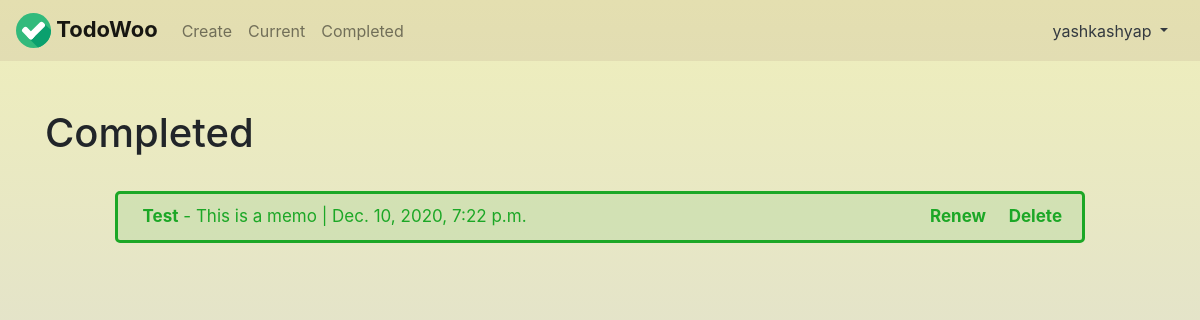
The app's page /completed/ (signed in) with its own data.
### todo/models.py (models this page shows, shortened)
class Todo(models.Model):
    title = models.CharField(max_length=100)
    memo = models.TextField(blank=True)
    created = models.DateTimeField(auto_now_add=True)
    datecompleted = models.DateTimeField(null=True, blank=True)
    important = models.BooleanField(default=False)
    user = models.ForeignKey(User, on_delete=models.CASCADE)

### todo/views.py (the view)
# urls.py: path('completed/', views.completedtodos, name='completedtodos'),
@login_required
def completedtodos(request):
    todos = Todo.objects.filter(user=request.user, datecompleted__isnull=False).order_by('-datecompleted')
    return render(request, 'todo/completedtodos.html', {'todos':todos, 'title':'TodoWoo', 'length':todos.__len__()})

### todo/templates/todo/completedtodos.html (shortened to what this page needs)
{% extends 'todo/base.html' %}
{% block content %}
<div class="container">
  <h1 class="todoheadings">Completed</h1>
  <div class="todocontainer">
    {% if length == 0 %}
      <br><br>
      <p class="home_paragraph">You haven't completed any todos yet.</p>
      <a href="{% url 'currenttodos' %}"><button class="btn btn-md btn-success" type="button" name="button">Current todos</button></a>
    {% else %}
      {% for todo in todos %}
      <div class='completedtodo row'>
        <div class="col">
          <b>{{ todo.title }}</b> {% if todo.memo != '' %}- {{ todo.memo|truncatechars:50 }} {% endif %} | {{ todo.datecompleted }}
        </div>
        <div class="col-1">
          <form class="" action="{% url 'renewtodo' todo.id %}" method="post">
            <input style="font-weight:bold;  padding: 0px;" class="deletebutton" type="submit" value="Renew" %}"></input>
          </form>
        </div>
        <div class="col-1">
          <form class="" action="{% url 'deletetodo' todo.id %}" method="post">
            <input style="font-weight:bold;  padding: 0px;" class="deletebutton" type="submit" value="Delete" %}"></input>
          </form>
        </div>
      </div>
      {% endfor %}
    {% endif %}
  </div>
</div>
{% endblock %}

### todo/templates/todo/base.html (shortened to what this page needs)
{% load static %}
<!DOCTYPE html>
<html lang="en" dir="ltr">
  <head>
    <link rel="stylesheet" href="https://maxcdn.bootstrapcdn.com/bootstrap/4.5.2/css/bootstrap.min.css">
    <link rel="stylesheet" href="{% static 'todo/master.css' %}">
  </head>
  <body>
    {% if user.is_authenticated %}
    <nav class="navbar navbar-expand-lg navbar-light nocolor">
      <a class="navbar-brand navs" href="{% url 'home' %}">
        <img src="{% static 'todo/logo.svg' %}" width="35" height="35" class="d-inline-block align-top" alt="">
        TodoWoo
      </a>
      <div class="collapse navbar-collapse" id="navbarNavDropdown">
        <ul class="navbar-nav">
          <li class="nav-item">
            <a class="nav-link" href="{% url 'createtodo' %}">Create </a>
          </li>
          <li class="nav-item">
            <a class="nav-link" href="{% url 'currenttodos' %}">Current </a>
          </li>
          <li class="nav-item">
            <a class="nav-link" href="{% url 'completedtodos' %}">Completed </a>
          </li>
        </ul>
        <div class="nav-item dropdown ml-auto">
          <a class="nav-item nav-link dropdown-toggle text-dark" href="#" id="navbarDropdownMenuLink" data-toggle="dropdown" aria-haspopup="true" aria-expanded="false">
            <span>{{ user.username }}</span>
          </a>
        </div>
      </div>
    </nav>
    {% endif %}
    <br>
    <br>
    {% block content %} {% endblock %}
  </body>
</html>

### todo/static/todo/master.css (style rules this page uses)
html, body { height: 100%; }
body { background: #EFEFBB; background: -webkit-linear-gradient(to top, #D4D3DD, #EFEFBB); background: linear-gradient(to top, #D4D3DD, #EFEFBB); }
.navs { font-size: 22px; font-weight: bold; }
.completedtodo { border: 3px solid rgb(28, 167, 38); color: rgb(28, 167, 38); padding: 10px; margin: 15px 3px; border-radius: 5px; background: rgba(28, 167, 38, 0.1); font-size: 17px; }
.todocontainer { width: 90%; padding: 1%; margin: auto; }
.deletebutton { border-style: none; color: inherit; background: none; }

### todo/templates/todo/base.html (style rules this page uses)
.nocolor { background-color: rgba(129, 78, 78, 0.1); }

### records on screen
Todo: title "Test", memo "This is a memo", datecompleted "Dec. 10, 2020, 7:22 p.m."

### other values on screen
{{ user.username }} "yashkashyap"
